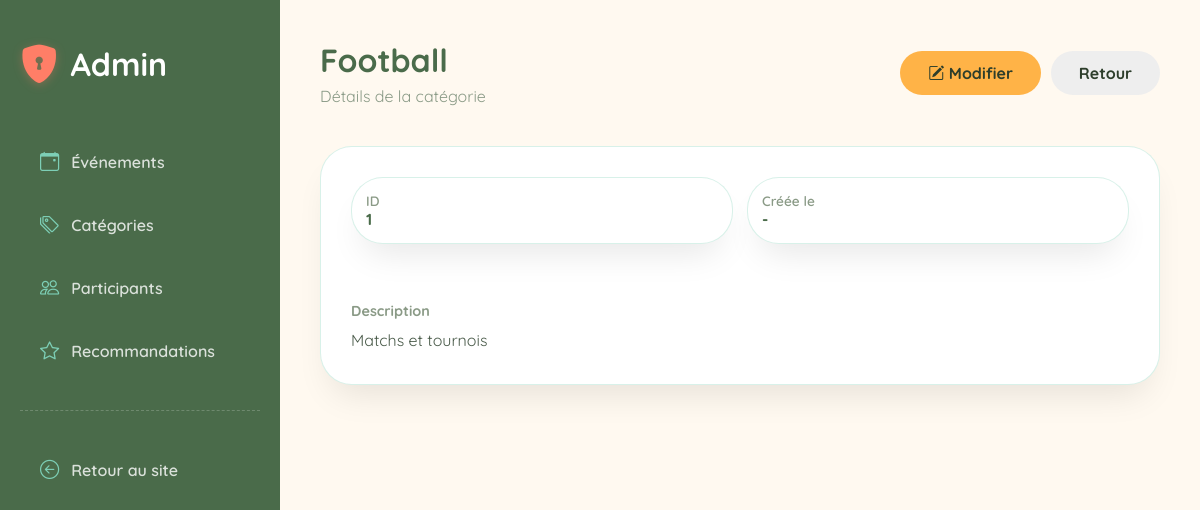
The app's page /evnemnet/admin.php?action=show_category&id=1 with its own data.
### tables this page shows
CREATE TABLE `categories` (
  `id` int(11) NOT NULL,
  `nom` varchar(100) NOT NULL,
  `description` text DEFAULT NULL,
  `image_url` varchar(255) DEFAULT NULL
);

### evnemnet/Controller/BackController.php (called while the page is built, shortened)
<?php
require_once __DIR__ . '/BaseController.php';
class BackController extends BaseController
{
    public function showCategory(int $id)
    {
        $category = $this->categoryGetById($id);
        require_once __DIR__ . '/../View/Back/category_show.php';
    }
}

### evnemnet/Controller/BaseController.php (called while the page is built, shortened)
<?php
abstract class BaseController
{
    protected function categoryGetById(int $id): ?array
    {
        try {
            $pdo = get_pdo();
            $stmt = $pdo->prepare('SELECT * FROM categories WHERE id = ?');
            $stmt->execute([$id]);
            $row = $stmt->fetch();
            return $row ?: null;
        } catch (PDOException $e) {
            log_message('ERROR', 'BaseController::categoryGetById(' . $id . ') - ' . $e->getMessage());
            return null;
        }
    }
}

### evnemnet/View/Back/category_show.php (the view)
<?php require_once __DIR__ . '/../layout/header_admin.php'; ?>
<div style="display: flex; justify-content: space-between; align-items: center; margin-bottom: 25px;">
    <div>
        <h1 style="color: var(--deep); font-weight: 700; margin-bottom: 6px;"><?= htmlspecialchars($category['nom']) ?></h1>
        <p style="color: #8A9A86; margin: 0;">Détails de la catégorie</p>
    </div>
    <div style="display: flex; gap: 10px; align-items: center;">
        <a href="admin.php?action=edit_category&id=<?= (int)$category['id'] ?>" class="btn-primary" style="text-decoration: none;">
            <i class="bi bi-pencil-square"></i> Modifier
        </a>
        <a href="admin.php?action=categories" class="edit-btn" style="background: #eee; text-decoration: none;">Retour</a>
    </div>
</div>
<div class="section-card">
    <div style="display: grid; grid-template-columns: 1fr 1fr; gap: 14px;">
        <div class="section-card" style="margin-top: 0; padding: 14px;">
            <div style="color: #8A9A86; font-size: 0.85rem; font-weight: 600;">ID</div>
            <div style="font-weight: 700; color: var(--deep);"><?= (int)$category['id'] ?></div>
        </div>
        <div class="section-card" style="margin-top: 0; padding: 14px;">
            <div style="color: #8A9A86; font-size: 0.85rem; font-weight: 600;">Créée le</div>
            <div style="font-weight: 700; color: var(--deep);"><?= !empty($category['created_at']) ? date('d/m/Y', strtotime($category['created_at'])) : '-' ?></div>
        </div>
    </div>
    <div style="margin-top: 18px;">
        <div style="color: #8A9A86; font-size: 0.9rem; font-weight: 700; margin-bottom: 8px;">Description</div>
        <div style="color: #4A5B4A; line-height: 1.6;"><?= nl2br(htmlspecialchars($category['description'] ?? '')) ?></div>
    </div>
</div>
<?php require_once __DIR__ . '/../layout/footer_admin.php'; ?>

### evnemnet/assets/css/style.css (style rules this page uses)
* { margin: 0; padding: 0; box-sizing: border-box; }
body { font-family: 'Quicksand', sans-serif; background: #FFF9F0; color: #2D3E2B; scroll-behavior: smooth; }
:root { --coral: #FF7E67; --mint: #7DCFB6; --lavender: #C8A2F0; --sunset: #FFB347; --sage: #A3C4A2; --deep: #4A6B4A; --bg-warm: #FFF5E6; --card-white: #FFFFFF; --shadow: 0 20px 35px -12px rgba(0,0,0,0.1); --border-radius: 32px; }
.section-card { background: var(--card-white); border-radius: var(--border-radius); padding: 30px; margin: 40px 0; box-shadow: var(--shadow); transition: all 0.3s ease; border: 1px solid rgba(125,207,182,0.3); }
.edit-btn { background: var(--mint); border: none; padding: 12px 28px; border-radius: 60px; font-weight: 700; color: #2D3E2B; cursor: pointer; transition: 0.2s; text-decoration: none; display: inline-block; }
.btn-primary { background: var(--sunset); border: none; padding: 12px 28px; border-radius: 60px; font-weight: 700; color: #2D3E2B; cursor: pointer; transition: 0.2s; text-decoration: none; }

### records on screen
categories: nom "Football", id "1", description "Matchs et tournois"
